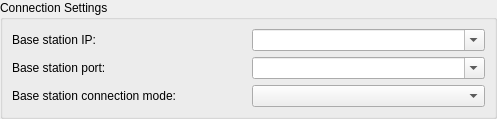
<?xml version="1.0" encoding="UTF-8"?>
<ui version="4.0">
 <class>PioneerAdditionalPreferences</class>
 <widget class="QWidget" name="PioneerAdditionalPreferences">
  <property name="geometry">
   <rect>
    <x>0</x>
    <y>0</y>
    <width>497</width>
    <height>114</height>
   </rect>
  </property>
  <property name="windowTitle">
   <string>Form</string>
  </property>
  <layout class="QVBoxLayout" name="verticalLayout">
   <property name="spacing">
    <number>0</number>
   </property>
   <property name="leftMargin">
    <number>0</number>
   </property>
   <property name="topMargin">
    <number>0</number>
   </property>
   <property name="rightMargin">
    <number>0</number>
   </property>
   <property name="bottomMargin">
    <number>0</number>
   </property>
   <item>
    <widget class="QGroupBox" name="connectionSettingsGroupBox">
     <property name="title">
      <string>Connection Settings</string>
     </property>
     <property name="flat">
      <bool>false</bool>
     </property>
     <property name="checkable">
      <bool>false</bool>
     </property>
     <layout class="QGridLayout" name="gridLayout">
      <property name="leftMargin">
       <number>9</number>
      </property>
      <item row="0" column="0">
       <widget class="QLabel" name="baseStationIpLabel">
        <property name="text">
         <string>Base station IP:</string>
        </property>
       </widget>
      </item>
      <item row="0" column="1">
       <widget class="QComboBox" name="baseStationIpComboBox">
        <property name="editable">
         <bool>true</bool>
        </property>
       </widget>
      </item>
      <item row="1" column="0">
       <widget class="QLabel" name="baseStationPortLabel">
        <property name="text">
         <string>Base station port:</string>
        </property>
       </widget>
      </item>
      <item row="1" column="1">
       <widget class="QComboBox" name="baseStationPortComboBox">
        <property name="editable">
         <bool>true</bool>
        </property>
       </widget>
      </item>
	  <item row="2" column="0">
       <widget class="QLabel" name="baseStationModeLabel">
        <property name="text">
         <string>Base station connection mode:</string>
        </property>
       </widget>
      </item>
      <item row="2" column="1">
       <widget class="QComboBox" name="baseStationModeComboBox">
       </widget>
      </item>
     </layout>
    </widget>
   </item>
  </layout>
 </widget>
 <resources/>
 <connections/>
</ui>
